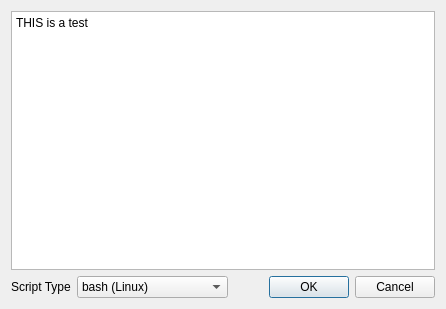
<?xml version="1.0" encoding="UTF-8"?>
<ui version="4.0">
 <class>ScriptEditDialog</class>
 <widget class="QDialog" name="ScriptEditDialog">
  <property name="geometry">
   <rect>
    <x>0</x>
    <y>0</y>
    <width>446</width>
    <height>309</height>
   </rect>
  </property>
  <property name="windowTitle">
   <string>Dialog</string>
  </property>
  <layout class="QHBoxLayout" name="horizontalLayout_2">
   <item>
    <layout class="QVBoxLayout" name="verticalLayout">
     <item>
      <widget class="QPlainTextEdit" name="txtScriptEdit">
       <property name="plainText">
        <string>THIS is a test</string>
       </property>
      </widget>
     </item>
     <item>
      <layout class="QHBoxLayout" name="horizontalLayout">
       <item>
        <widget class="QLabel" name="label">
         <property name="text">
          <string>Script Type</string>
         </property>
        </widget>
       </item>
       <item>
        <widget class="QComboBox" name="extCombo">
         <property name="minimumSize">
          <size>
           <width>125</width>
           <height>0</height>
          </size>
         </property>
         <item>
          <property name="text">
           <string>bash (Linux)</string>
          </property>
         </item>
         <item>
          <property name="text">
           <string>batch (Windows)</string>
          </property>
         </item>
         <item>
          <property name="text">
           <string>powershell (Windows)</string>
          </property>
         </item>
        </widget>
       </item>
       <item>
        <widget class="QDialogButtonBox" name="buttonBox">
         <property name="orientation">
          <enum>Qt::Horizontal</enum>
         </property>
         <property name="standardButtons">
          <set>QDialogButtonBox::Cancel|QDialogButtonBox::Ok</set>
         </property>
        </widget>
       </item>
      </layout>
     </item>
    </layout>
   </item>
  </layout>
 </widget>
 <resources/>
 <connections>
  <connection>
   <sender>buttonBox</sender>
   <signal>accepted()</signal>
   <receiver>ScriptEditDialog</receiver>
   <slot>accept()</slot>
   <hints>
    <hint type="sourcelabel">
     <x>248</x>
     <y>254</y>
    </hint>
    <hint type="destinationlabel">
     <x>157</x>
     <y>274</y>
    </hint>
   </hints>
  </connection>
  <connection>
   <sender>buttonBox</sender>
   <signal>rejected()</signal>
   <receiver>ScriptEditDialog</receiver>
   <slot>reject()</slot>
   <hints>
    <hint type="sourcelabel">
     <x>316</x>
     <y>260</y>
    </hint>
    <hint type="destinationlabel">
     <x>286</x>
     <y>274</y>
    </hint>
   </hints>
  </connection>
 </connections>
</ui>
